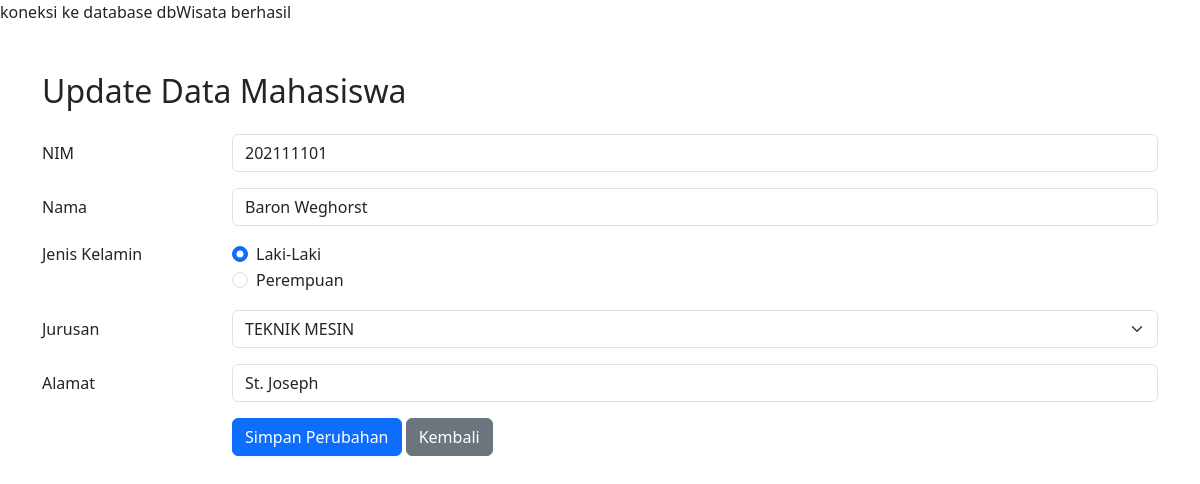
The app's page /update.php?id_mhs=9 with its own data.
### tables this page shows
CREATE TABLE `db_mhs` (
  `nim` varchar(13) NOT NULL,
  `id_mhs` int(11) NOT NULL,
  `nama` varchar(40) NOT NULL,
  `jenis_kelamin` enum('P','L') NOT NULL,
  `jurusan` varchar(30) NOT NULL,
  `alamat` text NOT NULL
);

### update.php (the view, shortened to what this page needs)
<?php
include 'config.php';
$id = $_GET['id_mhs'];
$mahasiswa = mysqli_query($conn, "SELECT * from db_mhs where id_mhs='$id'");
$row = mysqli_fetch_array($mahasiswa);
$jurusan = array(
    'TEKNIK INFORMATIKA',
    'TEKNIK MESIN',
    'TEKNIK KIMIA'
);
function active_radio_button($value, $input)
{
    $result = $value == $input ? 'checked' : '';
    return $result;
}
?>
<!DOCTYPE html>
<html lang="en">
<head>
    <link rel="stylesheet" href="vendor/twbs/bootstrap/dist/css/bootstrap.min.css">
</head>
<body>
    <div class="container mt-5">
        <h2 class="mb-4">Update Data Mahasiswa</h2>
        <form action="method_update.php" method="post">
            <div class="mb-3 row">
                <label for="nim" class="col-sm-2 col-form-label">NIM</label>
                <div class="col-sm-10">
                    <input type="text" class="form-control" id="nim" name="nim" value="<?php echo  $row['nim']; ?>">
                </div>
            </div>
            <div class="mb-3 row">
                <label for="nama" class="col-sm-2 col-form-label">Nama</label>
                <div class="col-sm-10">
                    <input type="text" class="form-control" id="nama" name="nama" value="<?php echo  $row['nama']; ?>">
                </div>
            </div>
            <fieldset class="mb-3 row">
                <legend class="col-form-label col-sm-2 pt-0">Jenis Kelamin</legend>
                <div class="col-sm-10">
                    <div class="form-check">
                        <input class="form-check-input" type="radio" id="laki" name="jenis_kelamin" value="L" <?php echo active_radio_button("L", $row['jenis_kelamin']) ?> />
                        <label class="form-check-label" for="laki">
                            Laki-Laki
                        </label>
                    </div>
                    <div class="form-check">
                        <input class="form-check-input" type="radio" id="perempuan" name="jenis_kelamin" value="P" <?php echo active_radio_button("P", $row['jenis_kelamin']) ?> />
                        <label class="form-check-label" for="perempuan">
                            Perempuan
                        </label>
                    </div>
                </div>
            </fieldset>
            <div class="mb-3 row">
                <label for="jurusan" class="col-sm-2 col-form-label">Jurusan</label>
                <div class="col-sm-10">
                    <select class="form-select" id="jurusan" name="jurusan">
                        <?php
                        foreach ($jurusan as $j) {
                            echo "<option value='$j'" . ($j == $row['jurusan'] ? "selected" : "") . ">$j</option>";
                        }
                        ?>
                    </select>
                </div>
            </div>
            <div class="mb-3 row">
                <label for="alamat" class="col-sm-2 col-form-label">Alamat</label>
                <div class="col-sm-10">
                    <input type="text" class="form-control" id="alamat" name="alamat" value="<?php echo  $row['alamat']; ?>">
                </div>
            </div>
            <div class="mb-3 row">
                <div class="col-sm-10 offset-sm-2">
                    <button type="submit" class="btn btn-primary">Simpan Perubahan</button>
                    <a href="crud14.php" class="btn btn-secondary">Kembali</a>
                </div>
            </div>
        </form>
    </div>
</body>
</html>

### records on screen
db_mhs: nim "202111101", nama "Baron Weghorst", jurusan "TEKNIK MESIN", alamat "St. Joseph"

### other values on screen
$database "dbWisata"
